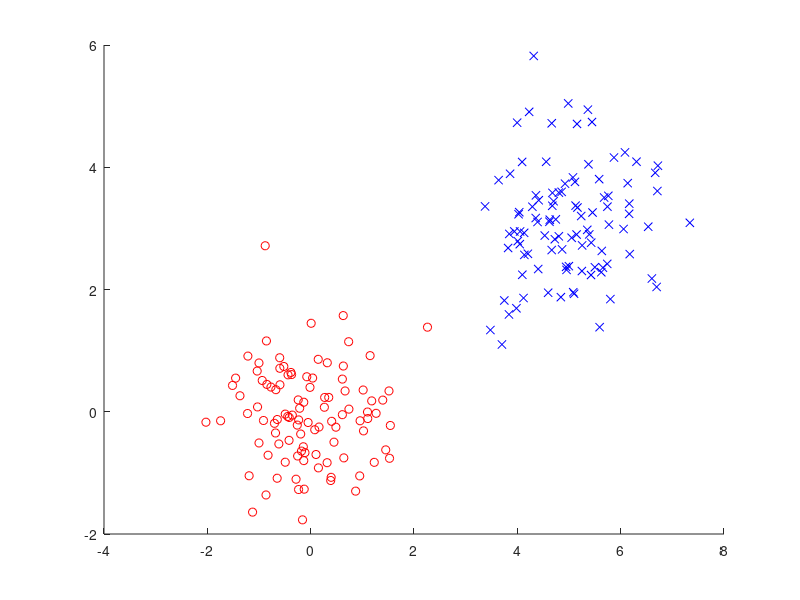

Here is the MATLAB script that generated this plot:
function [ data, label ] = data4PLA()
% generate the data for perceptron learning algorithm.
% Output : data - the input data (2*num, dim)
%          label - the output lable (2*num, [-1,+1])
% Shu Wang

%% Set parameters.
num = 100; % for each class
dim = 2;   % for dimension
initP = [0, 0]; % positive init sample with dim dimension.
initN = [5, 3]; % negative init sample with dim dimension.
para = 0.8; % parameter for randomness.

%% Generate positive samples.
dataP = zeros( num, dim );
labelP = ones( num, 1 );
for i = 1 : num
    dataP(i, :) = initP + para * randn(1, 2);
end

%% Generate negative samples.
dataN = zeros( num, dim );
labelN = -1 * ones( num, 1 );
for i = 1 : num
    dataN(i, :) = initN + para * randn(1, 2);
end

%% Generate the data and label.
data = [dataP; dataN];
label = [labelP; labelN];

%% Visualization.
figure(); hold on;
for i = 1 : 2*num
    if (label(i) == 1)
        plot(data(i,1), data(i,2), 'ro');
    elseif (label(i) == -1)
        plot(data(i,1), data(i,2), 'bx');
    end
end

end

